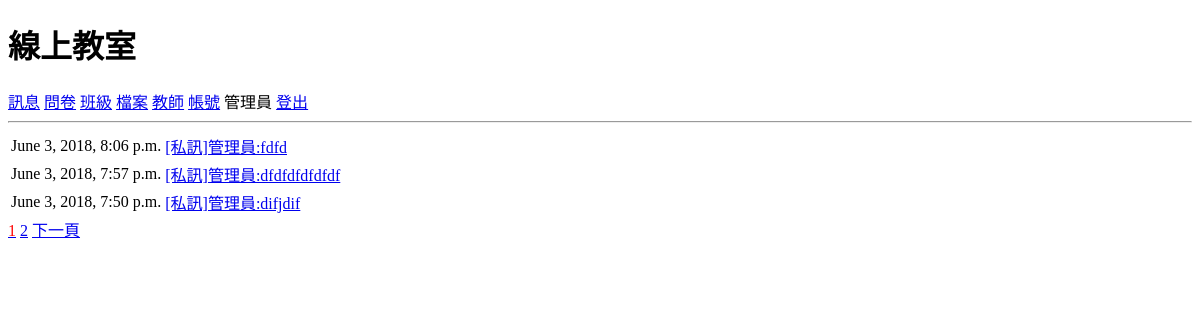
Before: /account/dashboard/ (signed in) with the older database file.
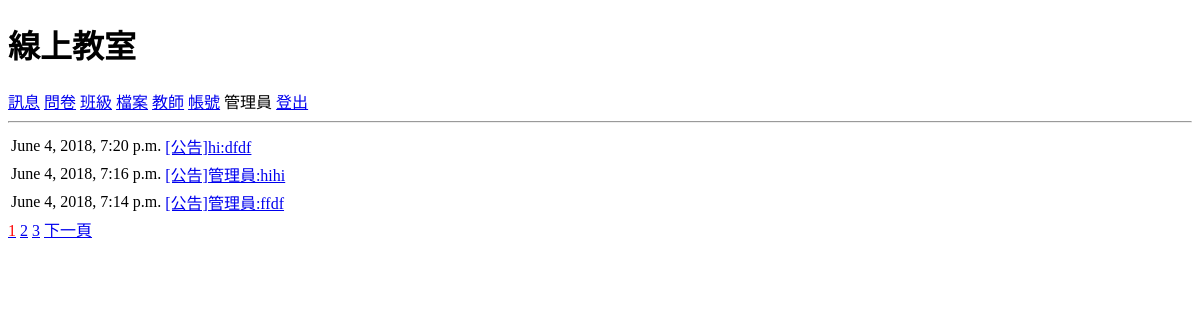
After: the same page with the newer database file.
### account/models.py (models this page shows)
class MessagePoll(models.Model):
    message_type = models.IntegerField(default=0)
    message_id = models.IntegerField(default=0)
    reader_id = models.IntegerField(default=0)
    classroom_id = models.IntegerField(default=0)
    read = models.BooleanField(default=False)
    @property
    def message(self):
        return Message.objects.get(id=self.message_id)

class Message(models.Model):
    author_id = models.IntegerField(default=0)
    reader_id = models.IntegerField(default=0)
    typing = models.IntegerField(default=0)
    classroom_id = models.IntegerField(default=0)
    title = models.CharField(max_length=250)
    content = models.TextField(default='')
    url = models.CharField(max_length=250)
    publication_date = models.DateTimeField(auto_now_add=True)

### account/views.py (the view)
# urls.py: path('dashboard/',  views.LineList.as_view()),
class LineList(LoginRequiredMixin, generic.ListView):
    model = MessagePoll
    paginate_by = 3
    template_name = 'account/dashboard.html'
    def get_queryset(self, **kwargs):
        messagepolls = MessagePoll.objects.filter(reader_id=self.request.user.id).order_by('-id')
        return messagepolls

### account/templatetags/tag.py (called while the page is built)
@register.filter
def teacher_group(user):
    return user.groups.filter(name='teacher').exists()

@register.filter(takes_context=True)
def questionary_exists(user_id):
    try:
        questionary = Questionary.objects.get(user_id=user_id)
        return True
    except ObjectDoesNotExist:
        return False

### account/templates/account/dashboard.html
{% extends "base.html" %}
{% load tag %}
{% block content %}
<table>
{% for messagepoll in messagepoll_list %}
     <tr>
       <td>{{messagepoll.message.publication_date}}</td>
       <td><a href="/account/line/{{messagepoll.message_id}}">{{messagepoll.message.title}}</a></td>
     </tr>
{% endfor %}
</table>
    {% load pagination %}
    {% get_pagination %}
{% endblock %}

Changed rows visible on the page:
no longer on this page (row unchanged): MessagePoll: message.publication_date "June 3, 2018, 8:06 p.m.", message "[私訊]管理員:fdfd"
no longer on this page (row unchanged): MessagePoll: message.publication_date "June 3, 2018, 7:57 p.m.", message "[私訊]管理員:dfdfdfdfdfdf"
no longer on this page (row unchanged): MessagePoll: message.publication_date "June 3, 2018, 7:50 p.m.", message "[私訊]管理員:difjdif"
added MessagePoll: message.publication_date "June 4, 2018, 7:20 p.m.", message "[公告]hi:dfdf"
added MessagePoll: message.publication_date "June 4, 2018, 7:16 p.m.", message "[公告]管理員:hihi"
added MessagePoll: message.publication_date "June 4, 2018, 7:14 p.m.", message "[公告]管理員:ffdf"
Other visible differences:
new list line: "3"
